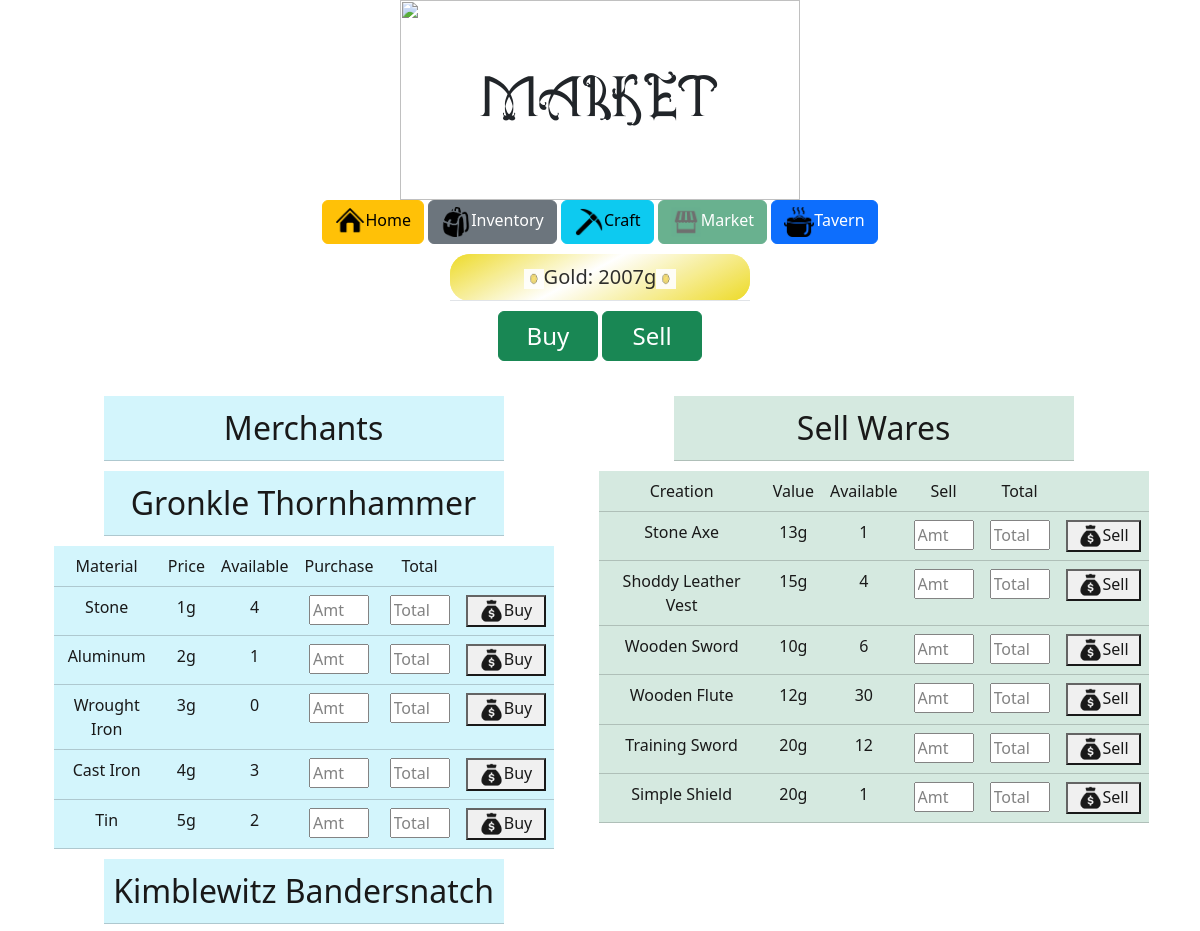
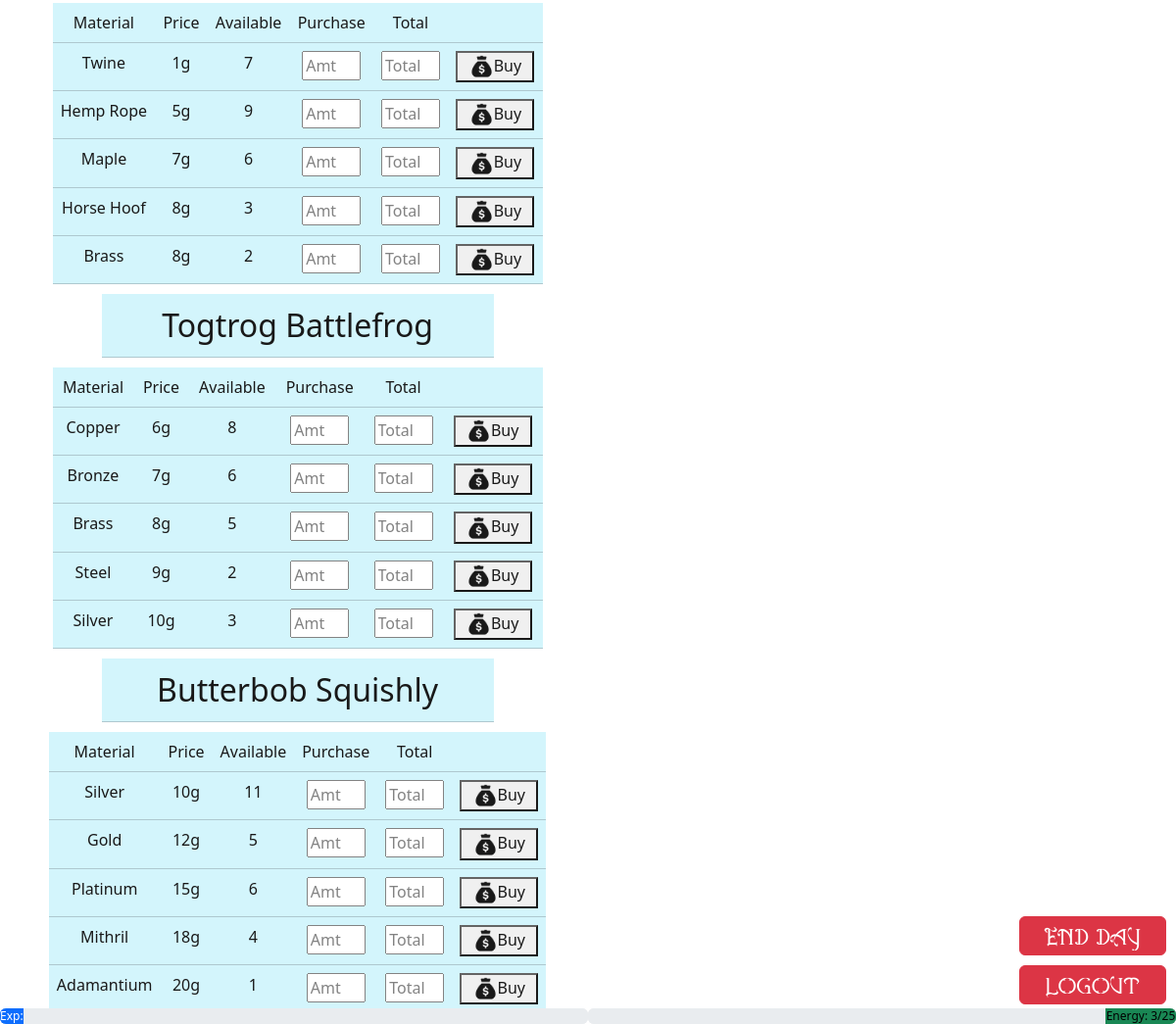
Page /market (signed in) on the committed database (2 pictures, top to bottom).
### tables this page shows
CREATE TABLE "stats" ('player_id' INTEGER PRIMARY KEY AUTOINCREMENT NOT NULL DEFAULT 1 , 'gold' INTEGER NOT NULL DEFAULT 200 , 'level' INTEGER NOT NULL DEFAULT 1, 'exp' INTEGER NOT NULL DEFAULT 0, 'next_level' INTEGER DEFAULT 100,'energy' INTEGER NOT NULL DEFAULT 10,'max_energy' INTEGER NOT NULL DEFAULT 10, `day` INTEGER NOT NULL DEFAULT 1);

CREATE TABLE "merchants" (
    id INTEGER PRIMARY KEY NOT NULL,
    name TEXT NOT NULL,
    inv_1 INTEGER NOT NULL DEFAULT 1,
    inv_2 INTEGER NOT NULL DEFAULT 1,
    inv_3 INTEGER NOT NULL DEFAULT 1,
    inv_4 INTEGER NOT NULL DEFAULT 1,
    inv_5 INTEGER NOT NULL DEFAULT 1, 'inv_1_amt' INTEGER NOT NULL DEFAULT 0, 'inv_2_amt' INTEGER NOT NULL DEFAULT 0, 'inv_3_amt' INTEGER NOT NULL DEFAULT 0, 'inv_4_amt' INTEGER NOT NULL DEFAULT 0, 'inv_5_amt' INTEGER NOT NULL DEFAULT 0,'gold' INTEGER NOT NULL DEFAULT 0, 'level' NOT NULL DEFAULT 1,
    FOREIGN KEY(inv_1) REFERENCES materials(id),
    FOREIGN KEY(inv_2) REFERENCES materials(id),
    FOREIGN KEY(inv_3) REFERENCES materials(id),
    FOREIGN KEY(inv_4) REFERENCES materials(id),
    FOREIGN KEY(inv_5) REFERENCES materials(id)
);

CREATE TABLE materials (
    id INTEGER PRIMARY KEY AUTOINCREMENT NOT NULL,
    name TEXT NOT NULL,
    base_price INTEGER NOT NULL
);

CREATE TABLE "creations_inventory" (
    creation_id INTEGER NOT NULL, 'amount' INTEGER NOT NULL DEFAULT 0,
    player_id INTEGER NOT NULL DEFAULT 1,
    FOREIGN KEY(creation_id) REFERENCES creations(id),
    FOREIGN KEY(player_id) REFERENCES stats(player_id)
);

CREATE TABLE creations (
    id INTEGER PRIMARY KEY AUTOINCREMENT NOT NULL,
    name TEXT NOT NULL,
    base_price INTEGER NOT NULL
);

### app.py (the view, shortened to what this page needs)
@app.route("/market", methods=["GET", "POST"])
def market():
    global merchants
    merch_keys = []
    for merchant in merchants:
        merch_keys.append(merchant['id'])
    mk = tuple(merch_keys)
    merchants = db.execute("""SELECT m.id, m.name, m1.id AS m1_id, m1.name AS m1_name, m1.base_price AS m1_base_price, inv_1_amt,
                        m2.id AS m2_id, m2.name AS m2_name, m2.base_price AS m2_base_price, inv_2_amt,
                        m3.id AS m3_id, m3.name AS m3_name, m3.base_price AS m3_base_price, inv_3_amt,
                        m4.id AS m4_id, m4.name AS m4_name, m4.base_price AS m4_base_price, inv_4_amt,
                        m5.id AS m5_id, m5.name AS m5_name, m5.base_price AS m5_base_price, inv_5_amt
                        FROM merchants m
                        LEFT JOIN materials m1 ON m1.id = m.inv_1
                        LEFT JOIN materials m2 ON m2.id = m.inv_2
                        LEFT JOIN materials m3 ON m3.id = m.inv_3
                        LEFT JOIN materials m4 ON m4.id = m.inv_4
                        LEFT JOIN materials m5 ON m5.id = m.inv_5 WHERE m.id IN {}""".format(mk))
    stats = db.execute("SELECT * FROM stats WHERE player_id = ?", session["user_id"])[0]
    inventory = db.execute("""SELECT i.amount, c.name, c.base_price, c.id FROM creations_inventory i
                            JOIN creations c ON c.id = i.creation_id AND i.player_id = ? WHERE amount != 0""", session["user_id"])
    if request.method == "GET":
        return render_template("market.html", merchants=merchants, stats=stats, inventory=inventory)

### templates/market.html (shortened to what this page needs)
{% extends "layout.html" %}
{% block body %}
<body id="village">
    <div class="container">
        <img src="../static/scroll.png" class="overhead">
        <div class="centered">Market</div>
    </div>
    <div class="container" id="navbutton">
        <a href="{{ url_for('stats') }}" class="btn btn-warning">
            <img src="/static/home.png" style="width:30px">Home</a>
        <a href="{{ url_for('inventory') }}" class="btn btn-secondary">
            <img src="/static/inventory.png" style="width:30px">Inventory</a>
        <a href="{{ url_for('craft') }}" class="btn btn-info">
            <img src="/static/Pickaxe.png" style="width:30px">Craft</a>
        <button class="btn btn-success" disabled>
            <img src="/static/market.png" style="width:30px">Market</button>
        <a href="{{ url_for('tavern') }}" class="btn btn-primary">
            <img src="/static/tavern.png" style="width:30px">Tavern</a>
    </div>
    <div>
    <table class="table" id="gold">
        <thead><tr><td id="gold"><img src="static/Coin.gif" style="height: 20px">Gold: {{ stats.gold }}g<img src="static/Coin.gif" style="height: 20px"></td></tr></thead>
    </table>
    <div class="container">
        <button class="btn btn-success" onclick="showMerchants()" style="width: 100px; font-size: 24px">Buy</button>
        <button class="btn btn-success" onclick="showWares()" style="width: 100px; font-size: 24px">Sell</button>
    </div>
    <table class="container" id="merchants">
        <tr>
            <td id="ingredients" style="display: block">
                <table class="table table-info" style="width: 400px; opacity: 0.9; margin: 10px auto; font-size: 32px">
                    <thead style="align: left"><tr class="table-info"><td>Merchants</td></tr></thead></table>
                {% for merchant in merchants %}
                <table class="table table-info" style="width: 400px; opacity: 0.9; margin: 10px auto; font-size: 32px">
                    <thead style="align: left"><tr class="table-info"><td>{{ merchant.name }}</td></tr></thead></table>
                    <table class="table table-info" id="materials" style="width: 500px; opacity: 0.9; margin: 10px auto">
                        <thead>
                            <tr>
                                <td>Material</td>
                                <td>Price</td>
                                <td>Available</td>
                                <td>Purchase</td>
                                <td>Total</td>
                                <td></td>
                            </tr>
                        </thead>
                        <tbody>
                            <tr><form action="/market" method="post">
                                <td>{{ merchant.m1_name }}</td>
                                <td class="price">{{ merchant.m1_base_price}}g</td>
                                <td>{{ merchant.inv_1_amt }}</td>
                                <td><input type="number" class="qty" name="qty" placeholder="Amt" style="width: 60px" min="0" max="{{ merchant.inv_1_amt }}"></td>
                                <td><input type="text" name="total" id="total" class="total" style="width: 60px" placeholder="Total" readonly></td>
                                <td><button type="submit" class="buy" name="buy" value="{{ merchant.m1_id }}"><img src="/static/bag.png" style="width: 25px">Buy</button></td>
                            </form></tr>
                            {% if merchant.m2_name %}
                            <tr><form action="/market" method="post">
                                <td>{{ merchant.m2_name }}</td>
                                <td class="price" value="{{ merchant.m2_base_price }}">{{ merchant.m2_base_price}}g</td>
                                <td>{{ merchant.inv_2_amt }}</td>
                                <td><input type="number" class="qty" name="qty" placeholder="Amt" style="width: 60px" min="0" max="{{ merchant.inv_2_amt }}"></td>
                                <td><input type="text" name="total" id="total" class="total" style="width: 60px" placeholder="Total" readonly></td>
                                <td><button type="submit" class="buy" name="buy" value="{{ merchant.m2_id }}"><img src="/static/bag.png" style="width: 25px">Buy</button></td>
                            </form></tr>{% endif %}
                            {% if merchant.m3_name %}
                            <tr><form action="/market" method="post">
                                <td>{{ merchant.m3_name }}</td>
                                <td class="price"  value="{{ merchant.m3_base_price }}">{{ merchant.m3_base_price}}g</td>
                                <td>{{ merchant.inv_3_amt }}</td>
                                <td><input type="number" class="qty" name="qty" placeholder="Amt" style="width: 60px" min="0" max="{{ merchant.inv_3_amt }}"></td>
                                <td><input type="text" name="total" id="total" class="total" style="width: 60px" placeholder="Total" readonly></td>
                                <td><button type="submit" class="buy" name="buy" value="{{ merchant.m3_id }}"><img src="/static/bag.png" style="width: 25px">Buy</button></td>
                            </form></tr>{% endif %}
                            {% if merchant.m4_name %}
                            <tr><form action="/market" method="post">
                                <td>{{ merchant.m4_name }}</td>
                                <td class="price" value="{{ merchant.m4_base_price }}">{{ merchant.m4_base_price}}g</td>
                                <td>{{ merchant.inv_4_amt }}</td>
                                <td><input type="number" class="qty" name="qty" placeholder="Amt" style="width: 60px" min="0" max="{{ merchant.inv_4_amt }}"></td>
                                <td><input type="text" name="total" id="total" class="total" style="width: 60px" placeholder="Total" readonly></td>
                                <td><button type="submit" class="buy" name="buy" value="{{ merchant.m4_id }}"><img src="/static/bag.png" style="width: 25px">Buy</button></td>
                            </form></tr>{% endif %}
                            {% if merchant.m5_name %}
                            <tr><form action="/market" method="post">
                                <td>{{ merchant.m5_name }}</td>
                                <td class="price" value="{{ merchant.m5_base_price }}">{{ merchant.m5_base_price}}g</td>
                                <td>{{ merchant.inv_5_amt }}</td>
                                <td><input type="number" class="qty" name="qty" placeholder="Amt" style="width: 60px" min="0" max="{{ merchant.inv_5_amt }}"></td>
                                <td><input type="text" name="total" id="total" class="total" style="width: 60px" placeholder="Total" readonly></td>
                                <td><button type="submit" class="buy" name="buy" value="{{ merchant.m5_id }}"><img src="/static/bag.png" style="width: 25px">Buy</button></td>
                            </form></tr>{% endif %}
                        </tbody>
                    </table>
                    {% endfor %}
                </td>
                <td valign="top" style="margin: 10px auto" id="wares">
                    <table class="table table-success" style="width: 400px; opacity: 0.9; margin: 10px auto; font-size: 32px">
                        <thead style="align: left"><tr class="table-success"><td>Sell Wares</td></tr></thead></table>
                    <table class="table table-success" style="width: 550px; opacity: 0.9; margin: 10px auto">
                        <thead>
                            <tr>
                                <td>Creation</td>
                                <td>Value</td>
                                <td>Available</td>
                                <td>Sell</td>
                                <td>Total</td>
                                <td></td>
                            </tr>
                        </thead>
                        <tbody>
                            {% for creation in inventory %}
                            <tr><form action="/sell" method="post">
                                <td>{{ creation.name }}</td>
                                <td class="price">{{ creation.base_price }}g</td>
                                <td>{{ creation.amount }}</td>
                                <td><input type="number" class="qty" name="qty" placeholder="Amt" style="width: 60px" min="0" max="{{ creation.amount }}"></td>
                                <td><input type="text" name="total" id="total" class="total" style="width: 60px" placeholder="Total" readonly></td>
                                <td><button type="submit" class="sell" name="sell" value="{{ creation.id }}" style="width: 75px"><img src="/static/bag.png" style="width: 25px">Sell</button></td>
                            </form></tr>
                            {% endfor %}
                        </tbody>
                    </table>
                </td>
    </div>
    {% set exp_bar = (stats['exp'] / stats['next_level']) * 100 %}
    <div class="progress" style="position: fixed; bottom: 0; text-align: center; width: 50%" role="progressbar" aria-label="Example with label" aria-valuemin="0" aria-valuemax="100">
        <div class="progress-bar" style="width: {{ exp_bar }}%">Exp:  {{ '%0.2f' % exp_bar|float }}%</div>
    </div>
    {% set energy_bar = (stats['energy'] / stats['max_energy'] * 100) %}
    <div class="progress justify-content-end" style="position: fixed; bottom: 0; right: 0; text-align: center; width: 50%" role="progressbar" aria-label="Example with label" aria-valuemin="0" aria-valuemax="100">
        <div class="progress-bar bg-success" style="width: {{ energy_bar }}%; color: black">Energy:  {{ stats['energy'] }}/{{ stats['max_energy'] }}</div>
    </div>
</body
{% endblock %}

### templates/layout.html (shortened to what this page needs)
<!DOCTYPE html>
<html lang="en">
    <head>
        <link href="/static/style.css" rel="stylesheet">
        <link href="https://cdn.jsdelivr.net/npm/bootstrap@5.3.3/dist/css/bootstrap.min.css" rel="stylesheet">
    </head>
        {% block body %}{% endblock %}
    <br>
    <a href="{{ url_for('end_day') }}">
        <div style="position: fixed; bottom: 70px; right: 10px; z-index: 1">
            <button class="btn btn-danger" type="submit" id="end_day">End Day</button>
        </div>
    </a>
    <br>
    <a href="{{ url_for('logout') }}">
        <div style="position: fixed; bottom: 20px; right: 10px; z-index: 1">
            <button class="btn btn-danger" type="submit" id="end_day">Logout</button>
        </div>
    </a>
    {% set exp_bar = (stats['exp'] / stats['next_level']) * 100 %}
    <div class="progress" id="experience_bar" role="progressbar" aria-label="Example with label" aria-valuemin="0" aria-valuemax="100">
        <div class="progress-bar" style="width: {{ exp_bar }}%">Exp:  {{ '%0.2f' % exp_bar|float }}%</div>
    </div>
    {% set energy_bar = (stats['energy'] / stats['max_energy'] * 100) %}
    <div class="progress justify-content-end" id="energy_bar" role="progressbar" aria-label="Example with label" aria-valuemin="0" aria-valuemax="100">
        <div class="progress-bar bg-success" style="width: {{ energy_bar }}%; color: black">Energy:  {{ stats['energy'] }}/{{ stats['max_energy'] }}</div>
    </div>
</html>

### static/style.css (style rules this page uses)
#village { background-image:url('/static/Village.png'); background-repeat: no-repeat; background-attachment: fixed; background-size: cover; background-position: center; }
#navbutton { position: relative; }
.total { width: 100px; }
.buy { width: 80px; }
#gold { background: linear-gradient(332deg, rgba(236,215,18,1) 0%, rgba(255,255,255,1) 55%, rgba(236,215,18,1) 100%); width: 300px; opacity: 0.9; border-radius: 20px; margin: 10px auto; font-size: 20px; text-align: center; }
.centered { position: absolute; top: 30%; right: 0; left: 0; margin-left: auto; margin-right: auto; font-size: 50px; font-family: AQ; }
.container { position: relative; text-align: center; }
.overhead { width: 400px; height: 200px; position: center; }
#end_day { width: 150px; height: 40px; font-size: 20px; font-family: AQ; }
#energy_bar { position: fixed; bottom: 0; right: 0; text-align: center; width: 50%; z-index: 1; }
#experience_bar { position: fixed; bottom: 0; text-align: center; width: 50%; z-index: 1; }

### rows in the picture
stats: gold "2007", energy "3", max_energy "25"
merchants: name "Gronkle Thornhammer", m1_name "Stone", m1_base_price "1", inv_1_amt "4", m2_name "Aluminum", m2_base_price "2", inv_2_amt "1", {{ merchant.m2_id }} 18 (drawn), m3_name "Wrought Iron", m3_base_price "3", inv_3_amt "0", m4_name "Cast Iron", m4_base_price "4", inv_4_amt "3", m5_name "Tin", m5_base_price "5", inv_5_amt "2"
merchants: name "Kimblewitz Bandersnatch", m1_name "Twine", m1_base_price "1", inv_1_amt "7", m2_name "Hemp Rope", m2_base_price "5", inv_2_amt "9", {{ merchant.m2_id }} 32 (drawn), m3_name "Maple", m3_base_price "7", inv_3_amt "6", {{ merchant.m3_id }} 10 (drawn), m4_name "Horse Hoof", m4_base_price "8", inv_4_amt "3", {{ merchant.m4_id }} 15 (drawn), m5_name "Brass", m5_base_price "8", inv_5_amt "2", {{ merchant.m5_id }} 20 (drawn)
merchants: name "Togtrog Battlefrog", m1_name "Copper", m1_base_price "6", inv_1_amt "8", {{ merchant.m1_id }} 19 (drawn), m2_name "Bronze", m2_base_price "7", inv_2_amt "6", {{ merchant.m2_id }} 13 (drawn), m3_name "Brass", m3_base_price "8", inv_3_amt "5", {{ merchant.m3_id }} 20 (drawn), m4_name "Steel", m4_base_price "9", inv_4_amt "2", {{ merchant.m4_id }} 17 (drawn), m5_name "Silver", m5_base_price "10", inv_5_amt "3", {{ merchant.m5_id }} 21 (drawn)
merchants: name "Butterbob Squishly", m1_name "Silver", m1_base_price "10", inv_1_amt "11", {{ merchant.m1_id }} 21 (drawn), m2_name "Gold", m2_base_price "12", inv_2_amt "5", {{ merchant.m2_id }} 23 (drawn), m3_name "Platinum", m3_base_price "15", inv_3_amt "6", {{ merchant.m3_id }} 25 (drawn), m4_name "Mithril", m4_base_price "18", inv_4_amt "4", {{ merchant.m4_id }} 28 (drawn), m5_name "Adamantium", m5_base_price "20", inv_5_amt "1", {{ merchant.m5_id }} 31 (drawn)
creations_inventory: name "Stone Axe", base_price "13", amount "1"
creations_inventory: name "Shoddy Leather Vest", base_price "15", amount "4", {{ creation.id }} 2 (drawn)
creations_inventory: name "Wooden Sword", base_price "10", amount "6", {{ creation.id }} 4 (drawn)
creations_inventory: name "Wooden Flute", base_price "12", amount "30", {{ creation.id }} 5 (drawn)
creations_inventory: name "Training Sword", base_price "20", amount "12", {{ creation.id }} 6 (drawn)
creations_inventory: name "Simple Shield", base_price "20", amount "1", {{ creation.id }} 7 (drawn)
